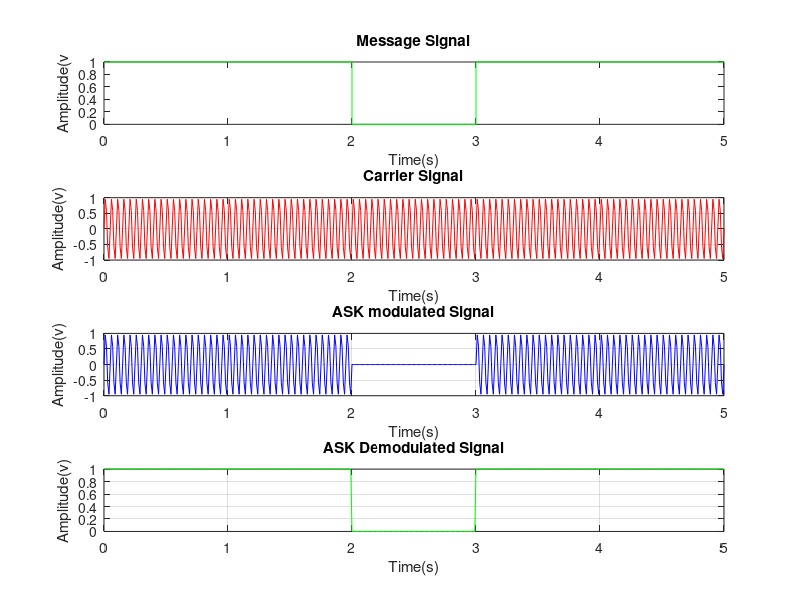

Write the MATLAB code that produced this figure.

%STUDY OF AMPLITUDE SHIFT KEYING (ASK) MODULATION AND DEMODULATION


close all;
clear all;
clf;
fc=20;
n=[1 1 0 1 1];
l=length(n);
if n(l)==1
    n(l+1)=1;
else
    n(l+1)=0;
end
tn=0:l;
subplot(4,1,1)
stairs(tn,n,'g');
xlabel('Time(s)');
ylabel('Amplitude(v');
title('Message Signal');

%Carrier Generation

t=0:0.01:l;
c=sin(2*pi*fc*t);
subplot(4,1,2);
plot(t,c,'r');
xlabel('Time(s)');
ylabel('Amplitude(v)');
title('Carrier Signal');
grid on;

%ASK Modulated Signal Generation

for i=1:l
for j=(i-1)*100:i*100
if(n(i)==1)
            s(j+1)=c(j+1);
else
            s(j+1)=0;
end
end
end

subplot(4,1,3);
plot(t,s,'b');
xlabel('Time(s)');
ylabel('Amplitude(v)');
title('ASK modulated Signal');
grid on;

%ASK demodulated Signal generation

for i=1:l
for j=(i-1)*100:i*100
if(s(j+1)==c(j+1))
            x(j+1)=1;
else
            x(j+1)=0;
end
end
end
subplot(4,1,4);
plot(t,x,'g');
xlabel('Time(s)');
ylabel('Amplitude(v)');
title('ASK Demodulated Signal');
grid on;
